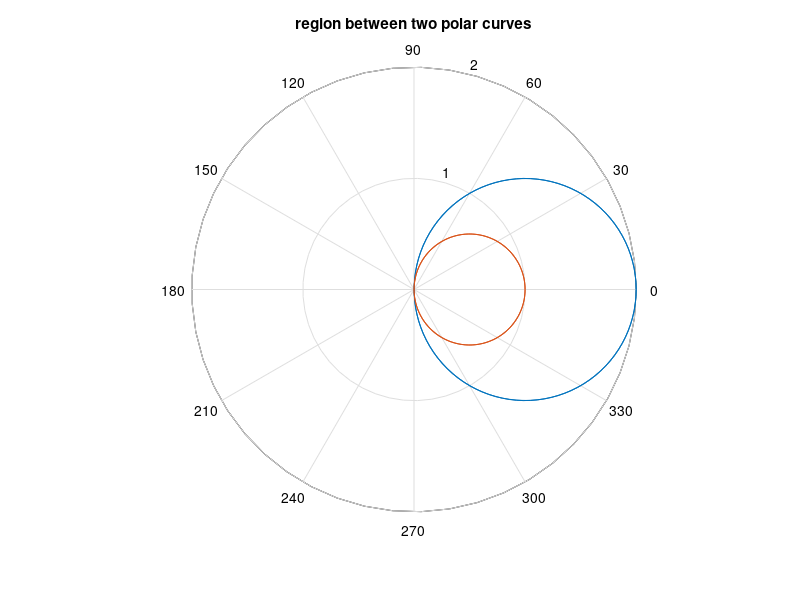

MATLAB code to generate this figure:
%region between two polar curves
theta = linspace(0,2*pi);
r=2*cos(theta);
polar(theta,r);
hold on
rho=cos(theta);
polar(theta,rho)
hold off
title('region between two polar curves')